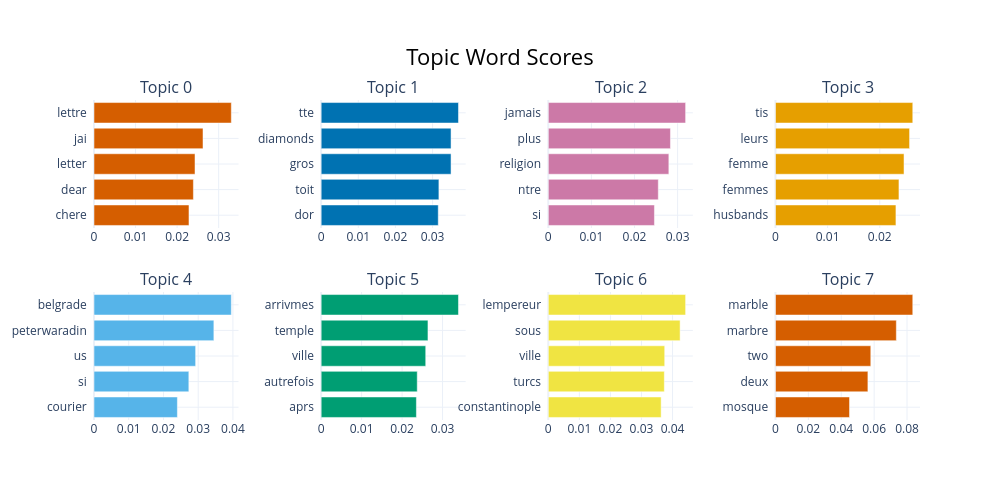

The code cell stored with this chart in its notebook:
### Code cell
topic_model.visualize_barchart()

### Figure 1 — Plotly figure (JSON) as saved in the notebook; plotly's stock layout.template omitted (floating-point values rounded to 4 significant figures)
{"data": [{"marker": {"color": "#D55E00"}, "orientation": "h", "type": "bar", "x": [0.02286, 0.02392, 0.02431, 0.02623, 0.03305], "xaxis": "x", "y": ["chere  ", "dear  ", "letter  ", "jai  ", "lettre  "], "yaxis": "y"}, {"marker": {"color": "#0072B2"}, "orientation": "h", "type": "bar", "x": [0.03153, 0.03171, 0.03498, 0.03498, 0.03698], "xaxis": "x2", "y": ["dor  ", "toit  ", "gros  ", "diamonds  ", "tte  "], "yaxis": "y2"}, {"marker": {"color": "#CC79A7"}, "orientation": "h", "type": "bar", "x": [0.02462, 0.02552, 0.02797, 0.02834, 0.03186], "xaxis": "x3", "y": ["si  ", "ntre  ", "religion  ", "plus  ", "jamais  "], "yaxis": "y3"}, {"marker": {"color": "#E69F00"}, "orientation": "h", "type": "bar", "x": [0.0231, 0.02368, 0.02465, 0.02572, 0.02633], "xaxis": "x4", "y": ["husbands  ", "femmes  ", "femme  ", "leurs  ", "tis  "], "yaxis": "y4"}, {"marker": {"color": "#56B4E9"}, "orientation": "h", "type": "bar", "x": [0.02401, 0.02731, 0.02927, 0.03452, 0.03954], "xaxis": "x5", "y": ["courier  ", "si  ", "us  ", "peterwaradin  ", "belgrade  "], "yaxis": "y5"}, {"marker": {"color": "#009E73"}, "orientation": "h", "type": "bar", "x": [0.02354, 0.02375, 0.02584, 0.02639, 0.03393], "xaxis": "x6", "y": ["aprs  ", "autrefois  ", "ville  ", "temple  ", "arrivmes  "], "yaxis": "y6"}, {"marker": {"color": "#F0E442"}, "orientation": "h", "type": "bar", "x": [0.03632, 0.03735, 0.03747, 0.04243, 0.04421], "xaxis": "x7", "y": ["constantinople  ", "turcs  ", "ville  ", "sous  ", "lempereur  "], "yaxis": "y7"}, {"marker": {"color": "#D55E00"}, "orientation": "h", "type": "bar", "x": [0.04504, 0.05621, 0.05797, 0.0735, 0.08349], "xaxis": "x8", "y": ["mosque  ", "deux  ", "two  ", "marbre  ", "marble  "], "yaxis": "y8"}], "layout": {"annotations": [{"font": {"size": 16}, "showarrow": false, "text": "Topic 0", "x": 0.0875, "xanchor": "center", "xref": "paper", "y": 1, "yanchor": "bottom", "yref": "paper"}, {"font": {"size": 16}, "showarrow": false, "text": "Topic 1", "x": 0.3625, "xanchor": "center", "xref": "paper", "y": 1, "yanchor": "bottom", "yref": "paper"}, {"font": {"size": 16}, "showarrow": false, "text": "Topic 2", "x": 0.6375, "xanchor": "center", "xref": "paper", "y": 1, "yanchor": "bottom", "yref": "paper"}, {"font": {"size": 16}, "showarrow": false, "text": "Topic 3", "x": 0.9125, "xanchor": "center", "xref": "paper", "y": 1, "yanchor": "bottom", "yref": "paper"}, {"font": {"size": 16}, "showarrow": false, "text": "Topic 4", "x": 0.0875, "xanchor": "center", "xref": "paper", "y": 0.4, "yanchor": "bottom", "yref": "paper"}, {"font": {"size": 16}, "showarrow": false, "text": "Topic 5", "x": 0.3625, "xanchor": "center", "xref": "paper", "y": 0.4, "yanchor": "bottom", "yref": "paper"}, {"font": {"size": 16}, "showarrow": false, "text": "Topic 6", "x": 0.6375, "xanchor": "center", "xref": "paper", "y": 0.4, "yanchor": "bottom", "yref": "paper"}, {"font": {"size": 16}, "showarrow": false, "text": "Topic 7", "x": 0.9125, "xanchor": "center", "xref": "paper", "y": 0.4, "yanchor": "bottom", "yref": "paper"}], "height": 500, "hoverlabel": {"bgcolor": "white", "font": {"family": "Rockwell", "size": 16}}, "showlegend": false, "title": {"font": {"color": "Black", "size": 22}, "text": "Topic Word Scores", "x": 0.5, "xanchor": "center", "yanchor": "top"}, "width": 1000, "xaxis": {"anchor": "y", "domain": [0, 0.175], "showgrid": true}, "xaxis2": {"anchor": "y2", "domain": [0.275, 0.45], "showgrid": true}, "xaxis3": {"anchor": "y3", "domain": [0.55, 0.725], "showgrid": true}, "xaxis4": {"anchor": "y4", "domain": [0.825, 1], "showgrid": true}, "xaxis5": {"anchor": "y5", "domain": [0, 0.175], "showgrid": true}, "xaxis6": {"anchor": "y6", "domain": [0.275, 0.45], "showgrid": true}, "xaxis7": {"anchor": "y7", "domain": [0.55, 0.725], "showgrid": true}, "xaxis8": {"anchor": "y8", "domain": [0.825, 1], "showgrid": true}, "yaxis": {"anchor": "x", "domain": [0.6, 1], "showgrid": true}, "yaxis2": {"anchor": "x2", "domain": [0.6, 1], "showgrid": true}, "yaxis3": {"anchor": "x3", "domain": [0.6, 1], "showgrid": true}, "yaxis4": {"anchor": "x4", "domain": [0.6, 1], "showgrid": true}, "yaxis5": {"anchor": "x5", "domain": [0, 0.4], "showgrid": true}, "yaxis6": {"anchor": "x6", "domain": [0, 0.4], "showgrid": true}, "yaxis7": {"anchor": "x7", "domain": [0, 0.4], "showgrid": true}, "yaxis8": {"anchor": "x8", "domain": [0, 0.4], "showgrid": true}}}
